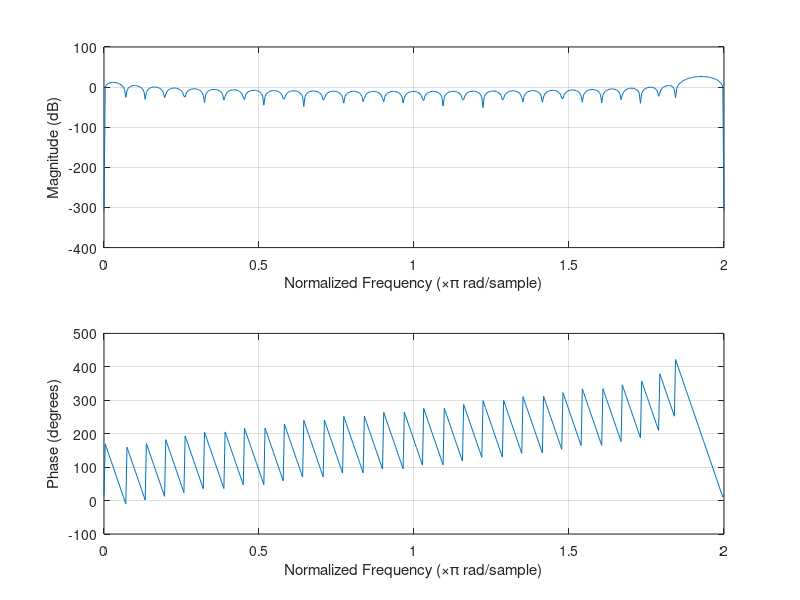
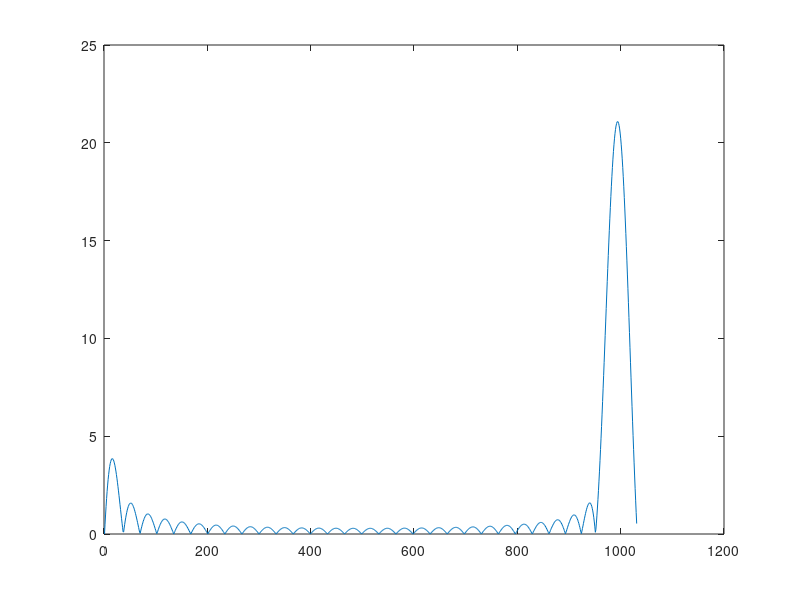

The MATLAB source for these figures, in order:
% MATLAB or Octave script to design the SSB filter used in tests

firlen = 31;
clow = -3000;
chigh = -300;
fs = 48000;

cbw = (chigh-clow);
ccenter = (clow+chigh)/2;

%f1 = fir1(firlen-1,cbw / fs);
t = (1:firlen) - ((firlen+1)/2);
f1 = sinc((cbw / fs) * t);
f = f1 .* exp((2j*pi * ccenter/fs) * t);
%f = f1;

% remove DC
f = f - mean(f);

figure(1);
freqz(f);

figure(2);
plot(abs(fft(horzcat(f, zeros(1,1000)))));

f = 32767*f;

strreal = ''
strimag = ''
for v = f
  strreal = horzcat(strreal,',',int2str(real(v)));
  strimag = horzcat(strimag,',',int2str(imag(v)));
end
strreal(2:end)
strimag(2:end)
